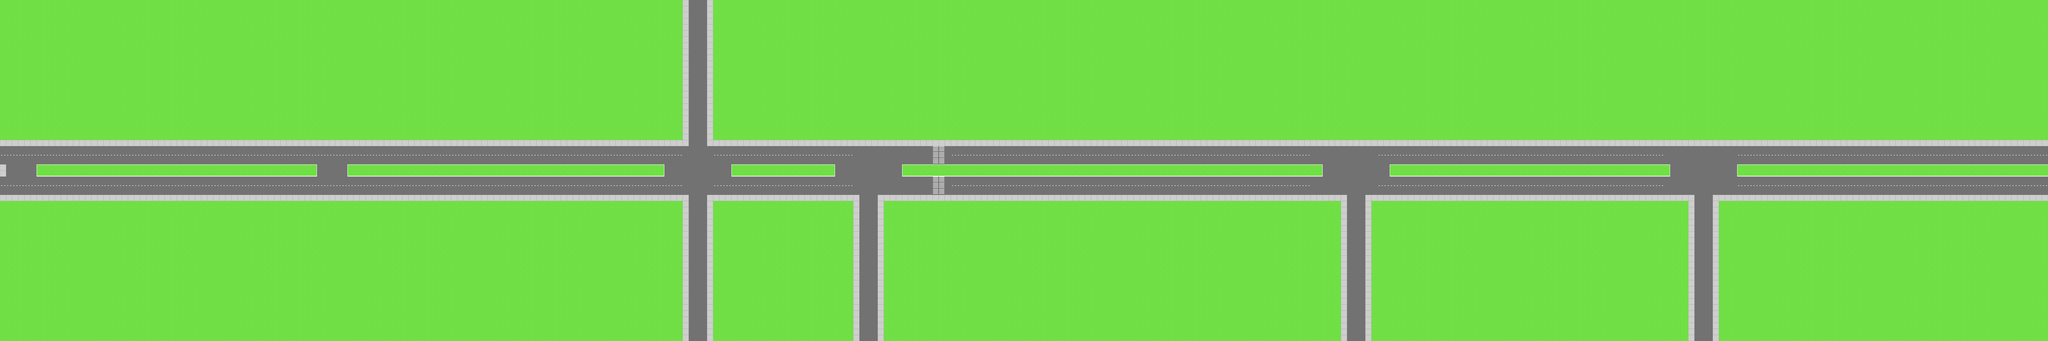

Tiled map render using the project's own tile images. Description and the map definition, with tile-layer contents summarised, below:
An orthogonal 336x56 tile map with 30x30 px tiles, 4 tile layers (Camada de Tiles 1 - 0, Camada de Tiles 1 - 1, Camada de Tiles 2 - 0, Camada de Tiles 3 - 0), 2 hidden layers not drawn, 3 tilesets and 2 objects (2x 0).

<map version="1.2" tiledversion="1.3.0" orientation="orthogonal" renderorder="left-up" compressionlevel="0" width="336" height="56" tilewidth="30" tileheight="30" infinite="0" nextlayerid="11" nextobjectid="27">
 <properties>
  <property name="ENEMIES" value="madladcat-peacockpigeon-" />
 </properties>
 <tileset firstgid="1" source="nature.tsx" />
 <tileset firstgid="26" source="streets.tsx" />
 <tileset firstgid="91" source="buildings.tsx" />
 <layer id="1" name="Camada de Tiles 1 - 0" width="336" height="56">
  <data>[18816 cells, 18816 non-empty, 12 distinct tile ids]</data>
 </layer>
 <layer id="2" name="Camada de Tiles 1 - 1" width="336" height="56">
  <data>[18816 cells, 18816 non-empty, 12 distinct tile ids]</data>
 </layer>
 <layer id="3" name="Camada de Tiles 2 - 0" width="336" height="56">
  <data>[18816 cells, 0 non-empty, 0 distinct tile ids]</data>
 </layer>
 <layer id="4" name="Camada de Tiles 2 - 1" width="336" height="56" visible="0">
  <data>[18816 cells, 0 non-empty, 0 distinct tile ids]</data>
 </layer>
 <layer id="5" name="Camada de Tiles 3 - 0" width="336" height="56">
  <data>[18816 cells, 0 non-empty, 0 distinct tile ids]</data>
 </layer>
 <layer id="6" name="Camada de Tiles 3 - 1" width="336" height="56" visible="0">
  <data>[18816 cells, 0 non-empty, 0 distinct tile ids]</data>
 </layer>
 <objectgroup id="10" name="PORTAL">
  <object id="4" name="portal_0" type="0" x="5.152" y="721.94" width="18" height="236">
   <properties>
    <property name="MAP" value="urban_0" />
    <property name="PX" type="int" value="1633" />
    <property name="PY" type="int" value="837" />
    <property name="TIME" value="none" />
   </properties>
  </object>
 </objectgroup>
 <objectgroup id="9" name="VEHICLES" />
 <objectgroup id="7" name="NPC">
  <object id="19" name="npc_0" type="0" x="303.03" y="109.091">
   <properties>
    <property name="INDEX" value="0" />
    <property name="WHO" value="BUS WAITER" />
   </properties>
   <point />
  </object>
 </objectgroup>
</map>
